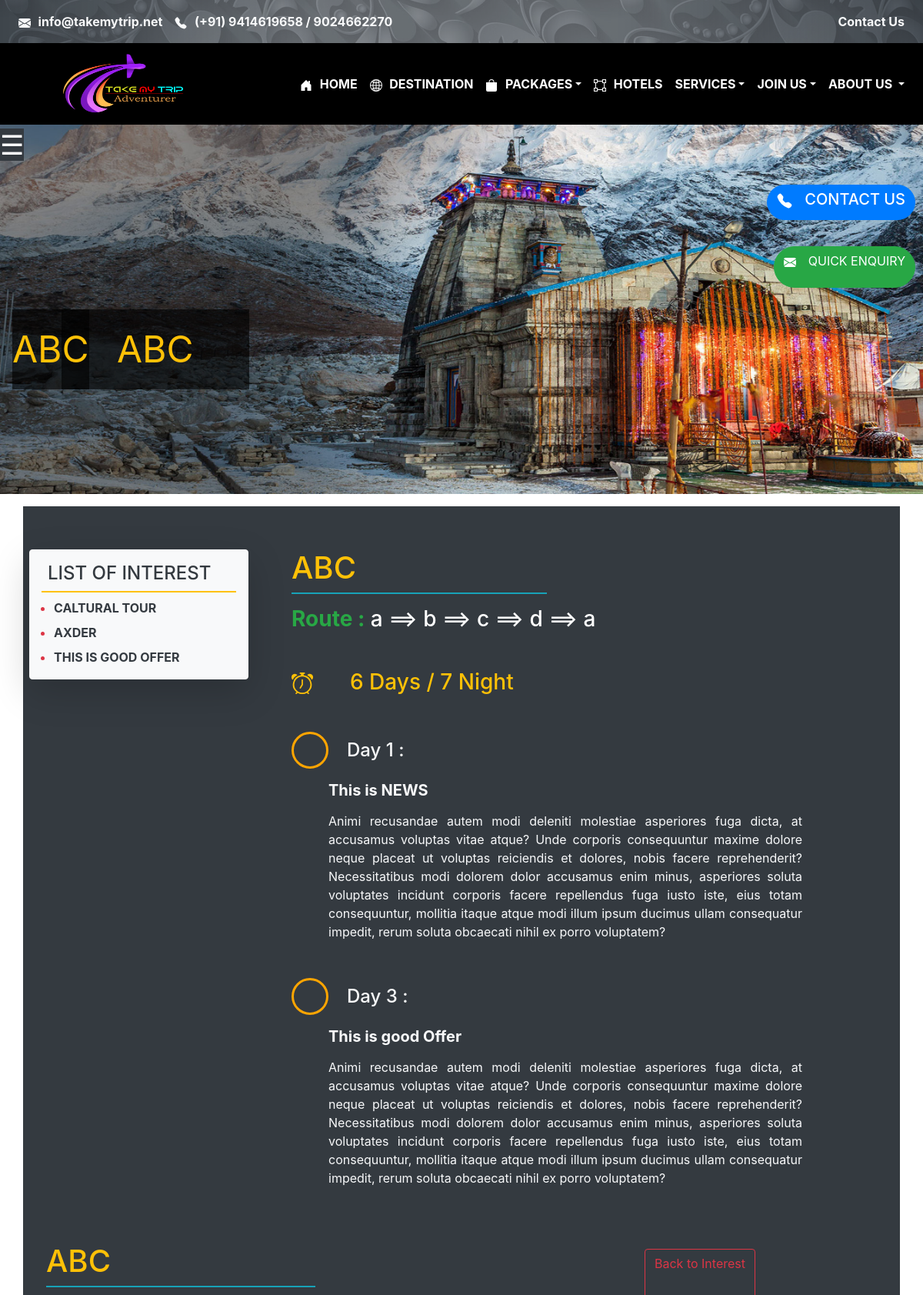
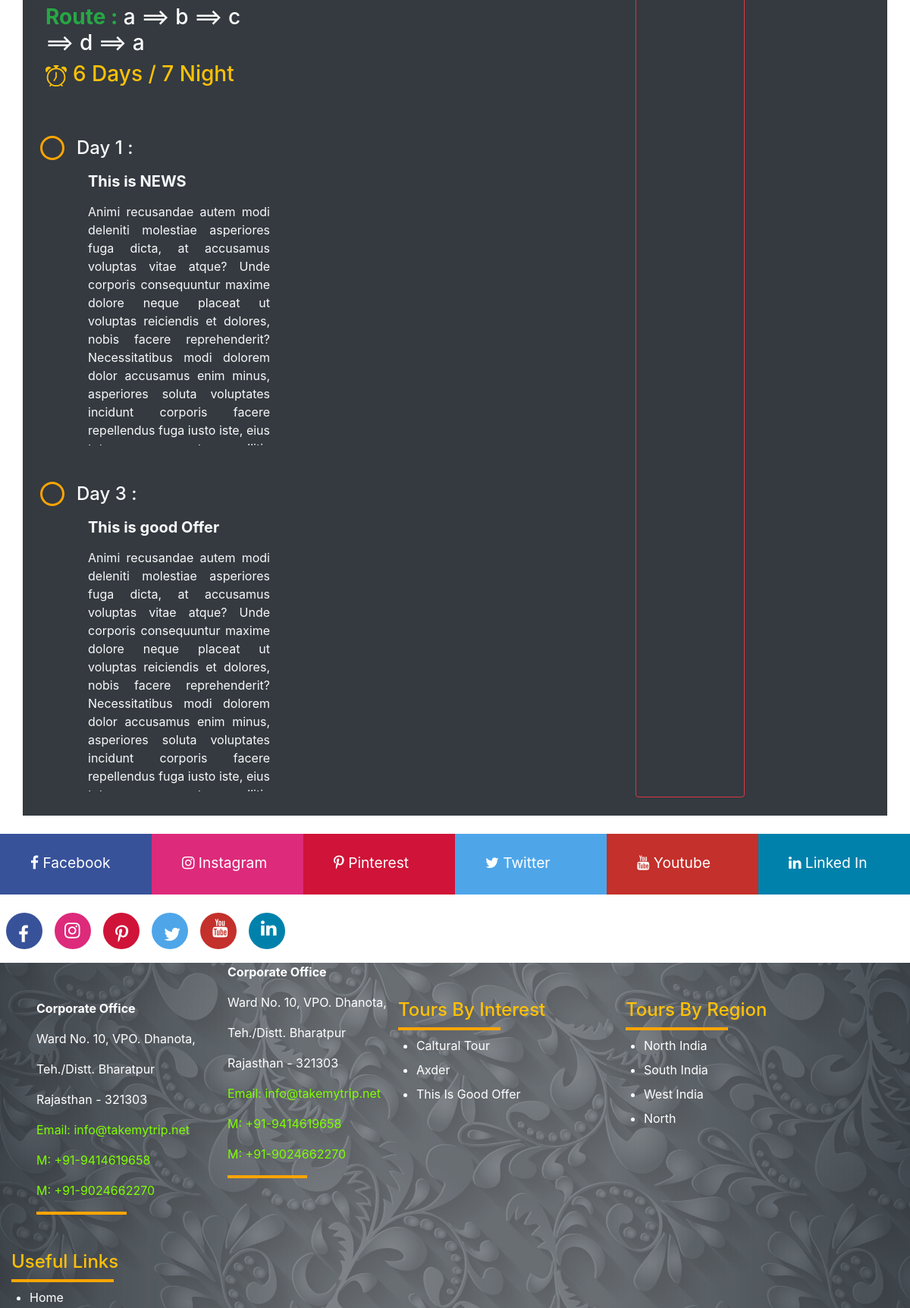
The app's page /package/items/2 (upper part) with its own data (2 pictures, top to bottom).
### travelApp/models.py (models this page shows, shortened)
class Allpackages(models.Model):
    image = models.ImageField(
        blank=True, upload_to="image/allpackages/", null=True)
    packages_name = models.CharField(max_length=255)
    interest_name = models.CharField(max_length=255, blank=False)
    region = models.CharField(max_length=255, null=True)
    day = models.IntegerField()
    night = models.IntegerField()
    route = models.TextField()
    class Meta:
        db_table = 'Allpackages'
        verbose_name_plural = "All packages"

class TourByInterest(models.Model):
    title = models.CharField(max_length=255)
    description = models.TextField()
    image = models.ImageField(
        blank=False, upload_to="image/TourByInterest", null=True)
    class Meta:
        db_table = "TourByInterest"
        verbose_name_plural = "Tour By Interest"

class ALLPackageDetails(models.Model):
    day_number = models.IntegerField()
    title = models.CharField(max_length=255, null=True)
    packages_name = models.CharField(max_length=255)
    description = models.TextField()
    class Meta:
        db_table = "PackageDetails"
        verbose_name_plural = "All Package Details"

class TourByRegion (models.Model):
    region = models.CharField(max_length=255)
    image = models.ImageField(
        blank=False, upload_to="image/TourByRegion/", null=True)
    description = models.TextField(blank=True, null=True)
    class Meta:
        db_table = "TourByRegion"
        verbose_name_plural = "Tour By Region"

### travelApp/views.py (the view)
def packageItem(request, packageId):
    serializerData = serializers.PackageItemSerializer()
    return render(request, "packageItem.html", serializerData.data(packageId))

### travelApp/serializers.py (called while the page is built)
def Footer():
    interest = models.TourByInterest.objects.all()
    interestTitleList = [{"name": i.title, "id": i.id} for i in interest]
    region = models.TourByRegion.objects.all()
    regionTitleList = [{"name": i.region, "id": i.id} for i in region]
    data_set = {
        "interestTitleList": interestTitleList,
        "regionTitleList": regionTitleList
    }
    return data_set

    def custSort(self, arr):
        n = len(arr)
        for i in range(n-1):
            for j in range(0, n-i-1):
                if arr[j].day_number > arr[j+1].day_number:
                    arr[j], arr[j+1] = arr[j+1], arr[j]
        return arr

    def data(self, packageId):
        packageItem = models.Allpackages.objects.get(id=packageId)
        route = packageItem.route.split(',')
        interestList = models.TourByInterest.objects.all()
        details = self.custSort([i for i in models.ALLPackageDetails.objects.filter(
            packages_name=packageItem.packages_name)])
        self.data_set = {
            "item": packageItem,
            "route": route,
            "list_of_intrest": interestList,
            "details": details,
            "fristRoute": route[0],
            "footer": Footer()
        }
        return self.data_set

### travelApp/templates/packageItem.html (shortened to what this page needs)
{% extends 'layout/base.html' %}
{% block content %}
<div id="carouselExampleSlidesOnly position-relative" class="carousel slide" data-ride="carousel">
    <div class="carousel-inner">
        <div class="carousel-item active">
            <img src={{item.image.url}} class="d-block w-100" alt="..." style="height: 30rem;">
        </div>
    </div>
    <div class="position-absolute cust-ban2-head responsive-hide">
        <p class="text-warning mx-5 px-4" style="font-size: 3rem;">{{ item.packages_name | upper }}</p>
    </div>
    <div class="position-absolute cust-ban2-head responsive-display" style="left:1rem;">
        <p class="text-warning fadeIn" style="font-size: 3rem;">{{ item.packages_name | upper }}</p>
    </div>
    <div class="position-absolute" style="top:0;">
        {% include "./components/responsive-sidebar.html" %}
    </div>
</div>
<div class="container mt-3 bg-dark">
    <div class="row py-2">
        <div class="col-md-3 mt-5 mx-2 border border-light h-50 shadow-lg rounded bg-light">
            <h4 class="text-dark ml-2 mt-3">LIST OF INTEREST</h4>
            <div class="w-100 border border-warning"></div>
            <ul class="mt-2 ml-3">
                {% for i in list_of_intrest %}
                <li class="my-2 text-danger"><a class="text-dark font-weight-bolder" href="/packages/{{i.id}}"
                        style="text-decoration: none;">{{i.title | upper }}</a>
                </li>
                {% endfor %}
            </ul>
        </div>
        <div class="col-8 p-5 responsive-hide">
            <h1 class="text-warning zoomIn">{{ item.packages_name | upper }}</h1>
            <div class="border border-info w-50"></div>
            <h3 class="text-white mt-3"><b class="text-success">Route :</b>
                {% for i in route %}
                {{i}} ==>
                {% endfor %}
                {{fristRoute}}
            </h3>
            <h3 class="text-justify text-warning mt-5">{{item.day}} Days / {{item.night}} Night</h3>
            <ul class="mt-4 text-light">
                {% for i in details %}
                <div class="d-flex mt-5">
                    <div
                        style="width: 3rem;height: 3rem;margin-right: 1.5rem; border:3px solid orange;border-radius: 10rem;">
                    </div>
                    <h4 class="my-auto">Day {{i.day_number}} :</h4>
                </div>
                <h5 class="text-light my-3 ml-5 text-info"><b>{{i.title}}</b></h5>
                <div class="ml-5 mt-3">
                    <p class="text-justify">{{i.description}}</p>
                </div>
                {% endfor %}
            </ul>
        </div>
        <div class="col-8 mt-2 responsive-display ">
            <div class="col-md">
                <h1 class="text-warning zoomIn">{{ item.packages_name | upper }}</h1>
                <div class="border border-info w-50"></div>
            </div>
            <div class="col-md" style="width: 18rem;">
                <h3 class="text-white mt-3 responsive-heading-font"><b class="text-success">Route :</b>
                    {% for i in route %}
                    {{i}} ==>
                    {% endfor %}
                    {{fristRoute}}
                </h3>
            </div>
            <div class="col-md">
                <h3 class="text-justify text-warning responsive-heading-font">{{item.day}} Days / {{item.night}} Night</h3>
            </div>
            <div class="col-md p-2">
                <ul class="text-light">
                    {% for i in details %}
                    <div class="row mt-5">
                        <div class="col d-flex">
                            <div style="width: 2rem;height: 2rem; border:3px solid orange;border-radius: 10rem;">
                            </div>
                            <h4 class="my-auto ml-3">Day {{i.day_number}} :</h4>
                        </div>
                    </div>
                    <div class="col-md responsive-grid">
                        <h5 class="text-light my-3 ml-5 text-info"><b>{{i.title}}</b></h5>
                        <div class="ml-5 mt-3" style="width: 15rem; height: 20rem; overflow:auto;">
                            <p class="text-justify">{{i.description}}</p>
                        </div>
                    </div>
                    {% endfor %}
                </ul>
            </div>
        </div>
        <a class="btn btn-outline-danger ml-5 my-3" href="/tour/interest">Back to Interest</a>
    </div>
</div>
{% endblock content %}

### travelApp/templates/components/footer.html (shortened to what this page needs)
<div class="footer" style="margin-top:2px;">
    <div class="container-fluid text-white">
        <div class="row responsive-grid">
            <div class="col-3 mt-5 pl-5 w-auto responsive-hide">
                <p><b>Corporate Office</b></p>
                <p>Ward No. 10, VPO. Dhanota,</p>
                <p>Teh./Distt. Bharatpur</p>
                <p>Rajasthan - 321303 </p>
                <p style="color: chartreuse;">Email: info@takemytrip.net</p>
                <p style="color: chartreuse;">M: +91-9414619658</p>
                <p style="color: chartreuse;">M: +91-9024662270</p>
                <div style="border: 2px solid orange; width: 50%;"></div>
            </div>
            <div class="responsive-display responsive-grid">
                <p><b>Corporate Office</b></p>
                <p>Ward No. 10, VPO. Dhanota,</p>
                <p>Teh./Distt. Bharatpur<p>
                <p>Rajasthan - 321303 </p>
                <p style="color: chartreuse;">Email: info@takemytrip.net</p>
                <p style="color: chartreuse;">M: +91-9414619658</p>
                <p style="color: chartreuse;">M: +91-9024662270</p>
                <div style="border: 2px solid orange; width: 50%;"></div>
            </div>
            <div class="col-3 mt-5 ">
                <h4 class="text-warning responsive-footer-heading" >Tours By Interest</h4>
                <div style="border: 2px solid orange; width: 50%;"></div>
                <ul class="ml-4">
                    {% for i in footer.interestTitleList %}
                    <li class="mt-2"><a href="/packages/{{i.id}}"
                            class="text-decoration-none text-white">{{i.name|title}}</a></li>
                    {% endfor %}
                </ul>
            </div>
            <div class="col-3 mt-5">
                <h4 class="text-warning responsive-footer-heading" >Tours By Region</h4>
                <div style="border: 2px solid orange; width: 50%;"></div>
                <ul class="ml-4">
                    {% for i in footer.regionTitleList %}
                    <li class="mt-2"><a href="/region/{{i.id}}"
                            class="text-decoration-none text-white">{{i.name|title}}</a></li>
                    {% endfor %}
                </ul>
            </div>
            <div class="col-3 mt-5">
                <h4 class="text-warning responsive-footer-heading" >Useful Links</h4>
                <div style="border: 2px solid orange; width: 50%;"></div>
                <ul class="ml-4">
                    <li class="mt-2"><a class="text-decoration-none text-white" href="/home">Home</a></li>
                </ul>
            </div>
        </div>
    </div>
</div>

### travelApp/static/css/style.css (style rules this page uses)
* { margin: 0; padding: 0; box-sizing: border-box; }
html, body { max-width:100%; overflow-x:hidden; }
.footer { margin-top: 2rem; width: 100%; height: 40rem; background: url("../image/theme/background.jpg"), linear-gradient( to right, rgba(0, 10, 20, 0.7), rgba(0, 10, 20, 0.5), rgba(0, 10, 20, 0.5), rgba(0, 10, 20, 0.7) ); background-blend-mode: multiply; background-size: cover; align-items: center; }
.cust-ban2-head { top: 15rem; left: 5rem; width: auto; height: auto; background-color: rgba(0, 0, 0, 0.6); }
.cust-ban2-head > p { margin-top: 1rem; }
.fadeIn { animation-name: fadein; animation-duration: 2s; animation-iteration-count: infinite; }
.zoomIn { animation-name: zoomin; animation-duration: 4s; animation-iteration-count: infinite; }

### records on screen
Allpackages: image (picture), packages_name "ABC", day "6", night "7"
TourByInterest: title "CALTURAL TOUR", name "Caltural Tour"
TourByInterest: title "AXDER", name "Axder"
TourByInterest: title "THIS IS GOOD OFFER", name "This Is Good Offer"
ALLPackageDetails: day_number "1", title "This is NEWS", description "Animi recusandae autem modi deleniti molestiae asperiores fuga dicta, at accusamus voluptas vitae atque? Unde corporis consequuntur maxime dolore neque placeat ut voluptas reiciendis et dolores, nobis facere reprehenderit? Necessitatibus modi dolorem dolor accusamus enim minus, asperiores soluta voluptates incidunt corporis facere repellendus fuga iusto iste, eius totam consequuntur, mollitia itaque atque modi illum ipsum ducimus ullam consequatur impedit, rerum soluta obcaecati nihil ex porro voluptatem?", description "Animi recusandae autem modi deleniti molestiae asperiores fuga dicta, at accusamus voluptas vitae atque? Unde corporis consequuntur maxime dolore neque placeat ut voluptas reiciendis et dolores, nobis facere reprehenderit? Necessitatibus modi dolorem dolor accusamus enim minus, asperiores soluta voluptates incidunt corporis facere repellendus fuga iusto iste, eius…"
ALLPackageDetails: day_number "3", title "This is good Offer", description "Animi recusandae autem modi deleniti molestiae asperiores fuga dicta, at accusamus voluptas vitae atque? Unde corporis consequuntur maxime dolore neque placeat ut voluptas reiciendis et dolores, nobis facere reprehenderit? Necessitatibus modi dolorem dolor accusamus enim minus, asperiores soluta voluptates incidunt corporis facere repellendus fuga iusto iste, eius totam consequuntur, mollitia itaque atque modi illum ipsum ducimus ullam consequatur impedit, rerum soluta obcaecati nihil ex porro voluptatem?", description "Animi recusandae autem modi deleniti molestiae asperiores fuga dicta, at accusamus voluptas vitae atque? Unde corporis consequuntur maxime dolore neque placeat ut voluptas reiciendis et dolores, nobis facere reprehenderit? Necessitatibus modi dolorem dolor accusamus enim minus, asperiores soluta voluptates incidunt corporis facere repellendus fuga iusto iste, eius…"
TourByRegion: name "North India"
TourByRegion: name "South India"
TourByRegion: name "West India"
TourByRegion: name "North"

### other values on screen
{{ "Contact Us"|upper }} "CONTACT US"
{{ "Quick Enquiry"|upper }} "QUICK ENQUIRY"
{{ i }} "a" "b" "c" "d"
{{ fristRoute }} "a"
